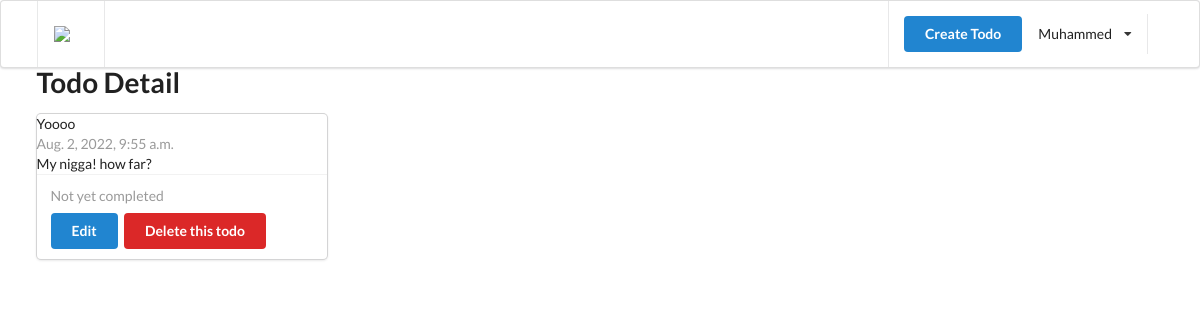
The app's page /todo/2/ (signed in) with its own data.
### authentication/models.py (models this page shows, shortened)
class User(AbstractUser):
    is_email_verified = models.BooleanField(default=False)

### todo/models.py (models this page shows, shortened)
class Todo(TrackingModel):
    title = models.CharField(max_length=255)
    description = models.TextField()
    is_completed = models.BooleanField(default=False)
    owner = models.ForeignKey(to=User, on_delete=models.CASCADE)

### todo/views.py (the view)
# urls.py: path('todo/<id>/', todo_detail, name='todo'),
def todo_detail(request, id):
    todo = get_object_or_404(Todo, pk=id)
    context = {'todo': todo}
    return render(request, 'todo/todo-detail.html', context)

### templates/todo/todo-detail.html (shortened to what this page needs)
{% extends '_partials/base.html' %}
{% load static %}
{% block content %}
    <h1 class="ui header">Todo Detail</h1>
    <div class="ui card">
        <div class="'content">
            <div class="header">{{todo.title}}</div>
            <div class="meta">{{todo.created_at}}</div>
            <div class="description">
                <p>{{todo.description}}</p>
            </div>
        </div>
        <div class="extra content">
            {% if todo.is_completed %}
            <p>
                <i class="check icon green"></i>
                Completed at {{todo.updated_at}}
            </p>
            {% else %}
            <p>
                Not yet completed
            </p>
            {% endif %}
            <a href={% url 'todo-edit' todo.id %} class="ui button primary">Edit</a>
            <a href={% url 'todo-delete' todo.id %} class="ui button red">Delete this todo</a>
        </div>
    </div>
    {% endblock content %}

### templates/_partials/header.html (shortened to what this page needs)
{%load static %}
<di class="ui menu">
    <div class="ui container">
        <a href={% url 'home' %} class="header item">
            <img class="logo" class="logo" src={% static 'img/astronaut.png' %} />
        </a>
        <div class="right item">
            {% if request.user.is_authenticated %}
            <a href={% url 'create-todo' %} class="ui primary button">Create Todo</a>
            <div class="ui simple dropdown item">
                {{request.user.username}} <I class="dropdown icon"></I>
            </div>
            {% endif %}
        </div>
    </div>
</div>

### records on screen
User: user.username "Muhammed"
Todo: title "Yoooo", created_at "Aug. 2, 2022, 9:55 a.m.", description "My nigga! how far?"
